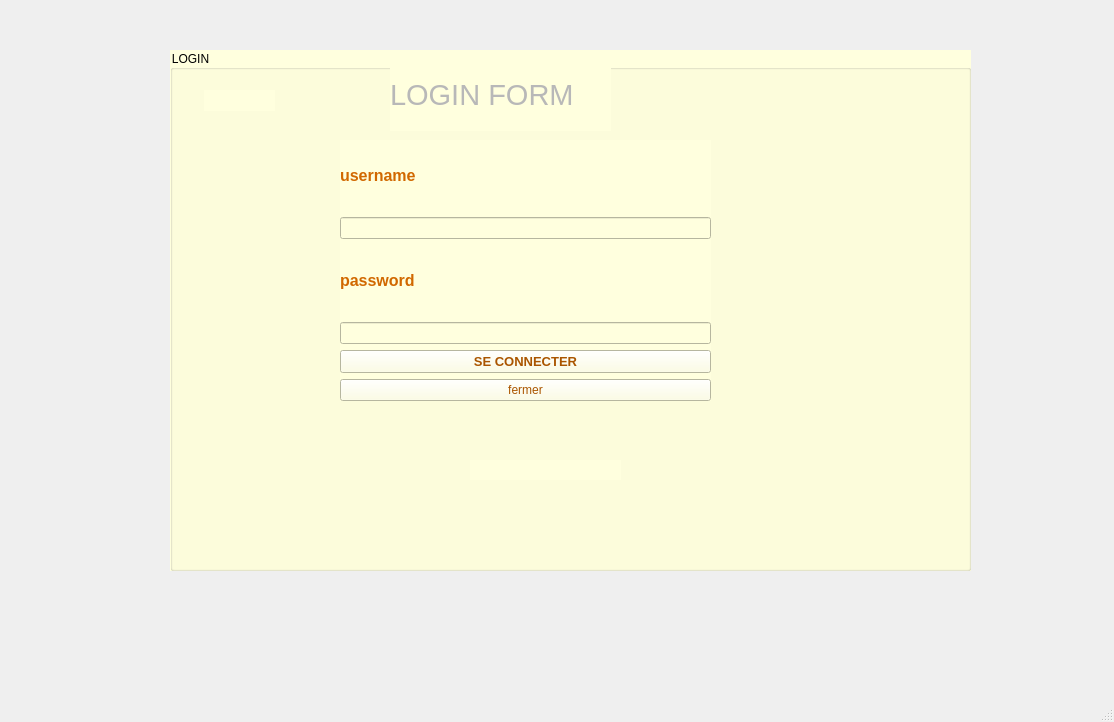
<?xml version="1.0" encoding="UTF-8"?>
<ui version="4.0">
 <class>MainWindow</class>
 <widget class="QMainWindow" name="MainWindow">
  <property name="geometry">
   <rect>
    <x>0</x>
    <y>0</y>
    <width>1114</width>
    <height>722</height>
   </rect>
  </property>
  <property name="focusPolicy">
   <enum>Qt::StrongFocus</enum>
  </property>
  <property name="windowTitle">
   <string>MainWindow</string>
  </property>
  <widget class="QWidget" name="centralwidget">
   <widget class="QGroupBox" name="groupBox">
    <property name="geometry">
     <rect>
      <x>170</x>
      <y>50</y>
      <width>801</width>
      <height>521</height>
     </rect>
    </property>
    <property name="cursor">
     <cursorShape>ArrowCursor</cursorShape>
    </property>
    <property name="focusPolicy">
     <enum>Qt::WheelFocus</enum>
    </property>
    <property name="styleSheet">
     <string notr="true">border-color: rgb(227, 113, 0);
border-color: rgb(170, 85, 0);
background-color: rgb(255, 255, 222);</string>
    </property>
    <property name="title">
     <string>LOGIN</string>
    </property>
    <widget class="QLabel" name="label">
     <property name="geometry">
      <rect>
       <x>220</x>
       <y>10</y>
       <width>221</width>
       <height>71</height>
      </rect>
     </property>
     <property name="font">
      <font>
       <family>MS Shell Dlg 2</family>
       <pointsize>22</pointsize>
       <weight>50</weight>
       <italic>false</italic>
       <bold>false</bold>
      </font>
     </property>
     <property name="focusPolicy">
      <enum>Qt::TabFocus</enum>
     </property>
     <property name="layoutDirection">
      <enum>Qt::LeftToRight</enum>
     </property>
     <property name="autoFillBackground">
      <bool>false</bool>
     </property>
     <property name="styleSheet">
      <string notr="true">font: 22pt &quot;MS Shell Dlg 2&quot;;
color: rgb(184, 184, 184);
</string>
     </property>
     <property name="text">
      <string>LOGIN FORM</string>
     </property>
    </widget>
    <widget class="QWidget" name="layoutWidget">
     <property name="geometry">
      <rect>
       <x>170</x>
       <y>90</y>
       <width>371</width>
       <height>261</height>
      </rect>
     </property>
     <layout class="QVBoxLayout" name="verticalLayout_3">
      <item>
       <layout class="QHBoxLayout" name="horizontalLayout">
        <item>
         <layout class="QVBoxLayout" name="verticalLayout">
          <item>
           <layout class="QVBoxLayout" name="verticalLayout_2">
            <item>
             <widget class="QLabel" name="label_2">
              <property name="font">
               <font>
                <family>MS Sans Serif</family>
                <pointsize>12</pointsize>
                <weight>75</weight>
                <bold>true</bold>
               </font>
              </property>
              <property name="styleSheet">
               <string notr="true">color: rgb(209, 104, 0);</string>
              </property>
              <property name="text">
               <string>username</string>
              </property>
             </widget>
            </item>
            <item>
             <widget class="QLineEdit" name="lineEdit"/>
            </item>
            <item>
             <widget class="QLabel" name="label_3">
              <property name="font">
               <font>
                <family>MS Sans Serif</family>
                <pointsize>12</pointsize>
                <weight>75</weight>
                <bold>true</bold>
               </font>
              </property>
              <property name="styleSheet">
               <string notr="true">color: rgb(209, 104, 0);</string>
              </property>
              <property name="text">
               <string>password</string>
              </property>
             </widget>
            </item>
            <item>
             <widget class="QLineEdit" name="lineEdit_2">
              <property name="echoMode">
               <enum>QLineEdit::Password</enum>
              </property>
             </widget>
            </item>
           </layout>
          </item>
         </layout>
        </item>
       </layout>
      </item>
      <item>
       <widget class="QPushButton" name="pushButton">
        <property name="font">
         <font>
          <pointsize>10</pointsize>
          <weight>75</weight>
          <bold>true</bold>
         </font>
        </property>
        <property name="styleSheet">
         <string notr="true">border-color: rgb(170, 85, 0);
color: rgb(170, 85, 0);</string>
        </property>
        <property name="text">
         <string>SE CONNECTER</string>
        </property>
       </widget>
      </item>
      <item>
       <widget class="QPushButton" name="pushButton_2">
        <property name="styleSheet">
         <string notr="true">border-color: rgb(170, 85, 0);
font: 75 12pt &quot;MS Shell Dlg 2&quot;;
color: rgb(170, 85, 0);</string>
        </property>
        <property name="text">
         <string>fermer</string>
        </property>
       </widget>
      </item>
     </layout>
    </widget>
    <widget class="QLabel" name="label_4">
     <property name="geometry">
      <rect>
       <x>34</x>
       <y>40</y>
       <width>71</width>
       <height>21</height>
      </rect>
     </property>
     <property name="text">
      <string/>
     </property>
    </widget>
    <widget class="QLabel" name="label_time">
     <property name="geometry">
      <rect>
       <x>300</x>
       <y>410</y>
       <width>151</width>
       <height>20</height>
      </rect>
     </property>
     <property name="font">
      <font>
       <pointsize>12</pointsize>
       <weight>75</weight>
       <bold>true</bold>
      </font>
     </property>
     <property name="text">
      <string/>
     </property>
    </widget>
   </widget>
  </widget>
  <widget class="QMenuBar" name="menubar">
   <property name="geometry">
    <rect>
     <x>0</x>
     <y>0</y>
     <width>1114</width>
     <height>26</height>
    </rect>
   </property>
  </widget>
  <widget class="QStatusBar" name="statusbar"/>
 </widget>
 <resources/>
 <connections/>
</ui>
